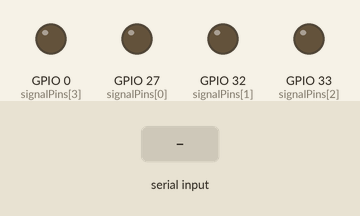
Bench run of a sketch on a simulated ESP32. Parts: output pins drawn as LEDs (lit = HIGH). The inputs (shaded band) are chosen by the test bench. Nothing arrives over Bluetooth unless stated; what the sketch prints to the serial monitor is not drawn.

Above: at 1.2 s.
1.3 s: "EMERGENCY_LANE:\n" received over the second serial link
At 5.4 s:
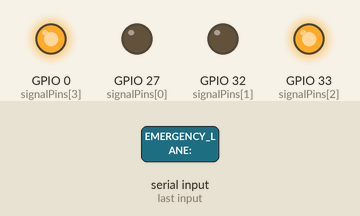
5.5 s: "PRIORITY:90\n" received over Serial
At 10.0 s:
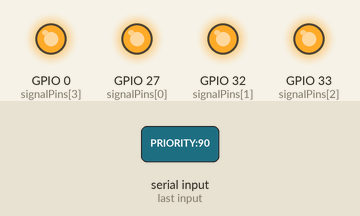
Timing chart, 0 to 18.8 s (numbered marks = the images above; inputs shaded):
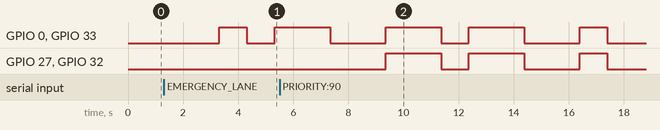

Measured:
- after the input at 1.3 s, GPIO 0 (signalPins[3]), GPIO 33 (signalPins[2]): LOW → HIGH after 2.0 s, → LOW 1.0 s later, → HIGH 1.0 s later
- after the input at 5.5 s, GPIO 27 (signalPins[0]), GPIO 32 (signalPins[1]): goes HIGH 2.0 s, LOW 1.0 s, HIGH 2.0 s, LOW 2.0 s, HIGH 1.0 s, then LOW, starting after 3.8 s

The sketch:

esp32_traffic.ino
```cpp
/* ===================== BLUETOOTH ===================== */
#include "BluetoothSerial.h"
BluetoothSerial SerialBT;

String targetDeviceName = "Emergency_Beacon";
bool beaconDetected = false;
int detectedLane = -1;
unsigned long beaconStartTime = 0;
const unsigned long BEACON_DURATION = 30000;

/* ===================== CONFIG ===================== */
#define LANES 4
#define GREEN_MIN 25
#define GREEN_MAX 35
#define YELLOW 5
#define CYCLE_TOTAL 55
#define MIN_RED_TIME 5

const int signalPins[LANES] = {27, 32, 33, 0};

/* ===================== STATE ===================== */
enum {GREEN, YELLOW1, RED, YELLOW2};
unsigned long stageDurations[LANES][4];
unsigned long stageStart[LANES];
int stageIndex[LANES];

int nextGreen[LANES];
int latency_ms = 0;

unsigned long lastDataReceivedTime = 0;
const unsigned long DATA_TIMEOUT = 10000;

static bool decisionReceivedForThisCycle = false;
static unsigned long cycleEndTime = 0;
static unsigned long lastAppliedTime = 0;
static unsigned long lastProgressTime = 0;

// ✅ Prevent premature cycle start: wait for CYCLE_OBS from Arduino
static bool waitingForCycleObs = false;
static unsigned long cycleObsRequestedAt = 0;

/* ===================== LIGHT CONTROL ===================== */
void updateLights(){
  for(int l = 0; l < LANES; l++){
    unsigned long now = millis();
    if(now - stageStart[l] >= stageDurations[l][stageIndex[l]] * 1000){
      stageIndex[l] = (stageIndex[l] + 1) % 4;
      stageStart[l] = now;
    }

    // ✅ Send request ~2s BEFORE end of RED stage (for latest data)
    if(stageIndex[l] == RED && !waitingForCycleObs && !beaconDetected) {
      unsigned long elapsed = now - stageStart[l];
      unsigned long redDurationMs = stageDurations[l][RED] * 1000;
      if(elapsed >= redDurationMs - 2000 && elapsed < redDurationMs - 1000) {
        Serial.println("REQUEST_CYCLE_END");
        waitingForCycleObs = true;
        cycleObsRequestedAt = now;
      }
    }

    switch(stageIndex[l]){
      case GREEN: digitalWrite(signalPins[l], LOW); break;
      case RED: digitalWrite(signalPins[l], HIGH); break;
      case YELLOW1:
      case YELLOW2:
        if((millis() / 75) % 2 == 0) digitalWrite(signalPins[l], HIGH);
        else digitalWrite(signalPins[l], LOW);
        break;
    }
  }
}

/* ===================== BEACON ===================== */
void checkBeacon(){
  if(!beaconDetected) return;

  if(millis() - beaconStartTime >= BEACON_DURATION){
    beaconDetected = false;
    detectedLane = -1;
    for(int l = 0; l < LANES; l++){
      stageDurations[l][GREEN] = nextGreen[l];
      stageDurations[l][YELLOW1] = YELLOW;
      stageDurations[l][RED] = CYCLE_TOTAL - nextGreen[l] - 2 * YELLOW;
      stageDurations[l][YELLOW2] = YELLOW;
    }
    Serial.println("BEACON_CLEAR");
  } else {
    int sysBase = (detectedLane < 2) ? 0 : 2;
    int otherLane = (detectedLane == sysBase) ? sysBase + 1 : sysBase;
    int otherSysBase = (sysBase == 0) ? 2 : 0;

    stageDurations[detectedLane][GREEN] = 35;
    stageDurations[detectedLane][YELLOW1] = YELLOW;
    stageDurations[detectedLane][RED] = 10;
    stageDurations[detectedLane][YELLOW2] = YELLOW;

    stageDurations[otherLane][GREEN] = 25;
    stageDurations[otherLane][YELLOW1] = YELLOW;
    stageDurations[otherLane][RED] = 20;
    stageDurations[otherLane][YELLOW2] = YELLOW;

    for(int i = 0; i < 2; i++) {
      int lane = otherSysBase + i;
      stageDurations[lane][GREEN] = nextGreen[lane];
      stageDurations[lane][YELLOW1] = YELLOW;
      stageDurations[lane][RED] = CYCLE_TOTAL - nextGreen[lane] - 2 * YELLOW;
      stageDurations[lane][YELLOW2] = YELLOW;
    }

    unsigned long now = millis();
    for(int l = 0; l < 2; l++) stageStart[l] = now;
    for(int l = 2; l < 4; l++) stageStart[l] = now;
  }
}

/* ===================== BLUETOOTH BEACON ===================== */
void checkBluetoothBeacon(){
  if (SerialBT.hasClient()) {
    String received = SerialBT.readString();
    received.trim();
    if (received.startsWith("EMERGENCY_LANE:")) {
      int lane = received.substring(15).toInt();
      if (lane >= 0 && lane < LANES) {
        detectedLane = lane;
        beaconDetected = true;
        beaconStartTime = millis();
        Serial.print("PRIORITY:");
        Serial.println(lane);
      }
    }
  }
}

/* ===================== COMMUNICATION ===================== */
void readController(){
  if (Serial.available()) {
    static String buffer = "";
    unsigned long start = millis();
    while (Serial.available() && (millis() - start) < 50) {
      char c = Serial.read();
      if (c == '\n') {
        String line = buffer;
        buffer = "";
        line.trim();
        if (line.isEmpty()) continue;

        if(line.startsWith("NEXT_GREEN:")){
          String data = line.substring(11);
          int idx = 0;
          int start = 0;
          for(int i = 0; i <= data.length(); i++){
            if(i == data.length() || data.charAt(i) == ','){
              if(idx < LANES) {
                nextGreen[idx] = data.substring(start, i).toInt();
              }
              start = i + 1;
              idx++;
            }
          }

          for(int l = 0; l < LANES; l++){
            int safe_green = nextGreen[l];
            if(safe_green < GREEN_MIN) safe_green = GREEN_MIN;
            else if(safe_green > GREEN_MAX) safe_green = GREEN_MAX;

            int red_time = CYCLE_TOTAL - safe_green - 2 * YELLOW;
            if(red_time < MIN_RED_TIME) {
              red_time = MIN_RED_TIME;
              safe_green = CYCLE_TOTAL - red_time - 2 * YELLOW;
              if(safe_green < GREEN_MIN) safe_green = GREEN_MIN;
              else if(safe_green > GREEN_MAX) safe_green = GREEN_MAX;
            }

            stageDurations[l][GREEN] = safe_green;
            stageDurations[l][YELLOW1] = YELLOW;
            stageDurations[l][RED] = red_time;
            stageDurations[l][YELLOW2] = YELLOW;
          }

          lastDataReceivedTime = millis();
          decisionReceivedForThisCycle = true;

          if(cycleEndTime > 0) {
            unsigned long now = millis();
            unsigned long latency = now - cycleEndTime;
            Serial.print("LATENCY:");
            Serial.println(latency);
            cycleEndTime = 0;
          }

          unsigned long now = millis();
          for(int l = 0; l < 2; l++) stageStart[l] = now;
          for(int l = 2; l < 4; l++) stageStart[l] = now;

        } else if(line.startsWith("PRIORITY:")){
          detectedLane = line.substring(9).toInt();
          beaconDetected = true;
          beaconStartTime = millis();
        } else if(line == "CYCLE_OBS:"){
          waitingForCycleObs = false;  // ✅ Confirm observation received
        } else if(line == "EXTEND_BEACON"){
          if(beaconDetected){
            beaconStartTime = millis() - (BEACON_DURATION - 30000);
            Serial.println("BEACON_EXTENDED");
          }
        } else if(line.startsWith("CYCLE_END:")){
          int firstColon = line.indexOf(':');
          int secondColon = line.indexOf(':', firstColon + 1);
          if(secondColon != -1) {
            String tsStr = line.substring(firstColon + 1, secondColon);
            cycleEndTime = tsStr.toInt();
          }
        }

      } else if (c != '\r') {
        buffer += c;
        if (buffer.length() > 100) buffer = "";
      }
    }
  }
}

/* ===================== CYCLE OBS TIMEOUT HANDLER ===================== */
void checkCycleObsTimeout() {
  if(waitingForCycleObs && millis() - cycleObsRequestedAt > 2000) {
    Serial.println("CYCLE_OBS_TIMEOUT");
    waitingForCycleObs = false;
    unsigned long now = millis();
    for(int l = 0; l < 2; l++) stageStart[l] = now;
    for(int l = 2; l < 4; l++) stageStart[l] = now;
  }
}

/* ===================== DEFAULT TIMING (FALLBACK) ===================== */
void applyDefaultTiming(){
  for(int l = 0; l < LANES; l++){
    stageDurations[l][GREEN] = 30;
    stageDurations[l][YELLOW1] = YELLOW;
    stageDurations[l][RED] = CYCLE_TOTAL - 30 - 2 * YELLOW; // = 15
    stageDurations[l][YELLOW2] = YELLOW;
  }

  unsigned long now = millis();
  for(int l = 0; l < 2; l++) stageStart[l] = now;
  for(int l = 2; l < 4; l++) stageStart[l] = now;
}

/* ===================== SEND MONITORING DATA ===================== */
void sendAppliedCycle(){
  if(millis() - lastAppliedTime > 1000) {
    String applied = "APPLIED_CYCLE:";
    for (int l = 0; l < LANES; l++) {
      applied += String(stageDurations[l][GREEN]) + ",";
      applied += String(stageDurations[l][YELLOW1]) + ",";
      applied += String(stageDurations[l][RED]) + ",";
      applied += String(stageDurations[l][YELLOW2]);
      if (l < LANES - 1) applied += ",";
    }
    Serial.println(applied);
    lastAppliedTime = millis();
  }
}

void sendCycleProgress(){
  if(millis() - lastProgressTime > 500) {
    for (int l = 0; l < LANES; l++) {
      unsigned long elapsed = millis() - stageStart[l];
      unsigned long totalStage = stageDurations[l][stageIndex[l]] * 1000;
      int progress = (totalStage > 0) ? (int)((elapsed * 100) / totalStage) : 0;
      progress = constrain(progress, 0, 100);

      Serial.print("PROGRESS:");
      Serial.print(l);
      Serial.print(":");
      Serial.println(progress);
    }
    lastProgressTime = millis();
  }
}

/* ===================== SETUP ===================== */
void setup(){
  Serial.begin(115200);
  SerialBT.begin("ESP32_Beacon_Receiver");

  for(int i = 0; i < LANES; i++){
    pinMode(signalPins[i], OUTPUT);
    stageIndex[i] = 0;
    stageStart[i] = millis();
    stageDurations[i][GREEN] = 30;
    stageDurations[i][YELLOW1] = YELLOW;
    stageDurations[i][RED] = 15;
    stageDurations[i][YELLOW2] = YELLOW;
  }

  lastDataReceivedTime = millis();
  Serial.println("✅ ESP32 Beacon Receiver Ready");
  Serial.println("🔍 Searching for: Emergency_Beacon");
}

/* ===================== LOOP ===================== */
void loop(){
  checkBluetoothBeacon();

  for(int l = 0; l < LANES; l++) {
    if(stageIndex[l] == GREEN && (millis() - stageStart[l]) < 100) {
      if(!decisionReceivedForThisCycle) {
        applyDefaultTiming();
        Serial.println("FALLBACK: default cycle applied");
      }
      decisionReceivedForThisCycle = false;
      break;
    }
  }

  if(millis() - lastDataReceivedTime > DATA_TIMEOUT && !beaconDetected){
    applyDefaultTiming();
  }

  updateLights();
  readController();
  checkBeacon();
  checkCycleObsTimeout();
  sendAppliedCycle();
  sendCycleProgress();
}
```
